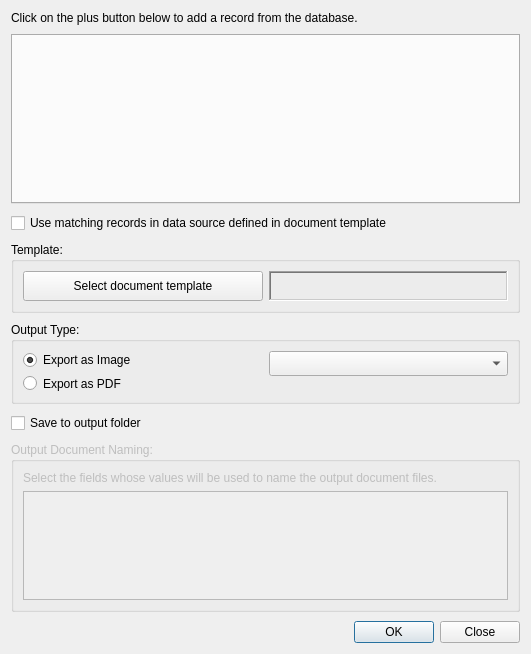
<?xml version="1.0" encoding="UTF-8"?>
<ui version="4.0">
 <class>DocumentGeneratorDialog</class>
 <widget class="QDialog" name="DocumentGeneratorDialog">
  <property name="geometry">
   <rect>
    <x>0</x>
    <y>0</y>
    <width>531</width>
    <height>654</height>
   </rect>
  </property>
  <property name="windowTitle">
   <string>Document Generator</string>
  </property>
  <layout class="QGridLayout" name="gridLayout">
   <property name="verticalSpacing">
    <number>9</number>
   </property>
   <item row="9" column="0">
    <widget class="QDialogButtonBox" name="buttonBox">
     <property name="orientation">
      <enum>Qt::Horizontal</enum>
     </property>
     <property name="standardButtons">
      <set>QDialogButtonBox::Close|QDialogButtonBox::Ok</set>
     </property>
    </widget>
   </item>
   <item row="1" column="0">
    <widget class="QLabel" name="label">
     <property name="maximumSize">
      <size>
       <width>16777215</width>
       <height>25</height>
      </size>
     </property>
     <property name="text">
      <string>&lt;html&gt;&lt;head/&gt;&lt;body&gt;&lt;p&gt;Click on the plus button below to add a record from the database.&lt;/p&gt;&lt;/body&gt;&lt;/html&gt;</string>
     </property>
     <property name="wordWrap">
      <bool>true</bool>
     </property>
    </widget>
   </item>
   <item row="2" column="0">
    <widget class="QTabWidget" name="tabWidget">
     <property name="minimumSize">
      <size>
       <width>0</width>
       <height>170</height>
      </size>
     </property>
     <property name="currentIndex">
      <number>-1</number>
     </property>
    </widget>
   </item>
   <item row="0" column="0">
    <layout class="QVBoxLayout" name="vlNotification"/>
   </item>
   <item row="7" column="0">
    <widget class="QGroupBox" name="gbDocNaming">
     <property name="enabled">
      <bool>false</bool>
     </property>
     <property name="maximumSize">
      <size>
       <width>16777215</width>
       <height>180</height>
      </size>
     </property>
     <property name="title">
      <string>Output Document Naming:</string>
     </property>
     <layout class="QGridLayout" name="gridLayout_3">
      <item row="1" column="0">
       <widget class="ModelAtrributesView" name="lstDocNaming">
        <property name="editTriggers">
         <set>QAbstractItemView::NoEditTriggers</set>
        </property>
       </widget>
      </item>
      <item row="0" column="0">
       <widget class="QLabel" name="label_2">
        <property name="text">
         <string>Select the fields whose values will be used to name the output document files.</string>
        </property>
       </widget>
      </item>
     </layout>
    </widget>
   </item>
   <item row="5" column="0">
    <widget class="QGroupBox" name="groupBox_2">
     <property name="minimumSize">
      <size>
       <width>0</width>
       <height>80</height>
      </size>
     </property>
     <property name="title">
      <string>Output Type:</string>
     </property>
     <layout class="QGridLayout" name="gridLayout_4">
      <item row="0" column="0">
       <widget class="QRadioButton" name="rbExpImage">
        <property name="text">
         <string>Export as Image</string>
        </property>
        <property name="checked">
         <bool>true</bool>
        </property>
       </widget>
      </item>
      <item row="0" column="1">
       <widget class="QComboBox" name="cboImageType">
        <property name="minimumSize">
         <size>
          <width>0</width>
          <height>25</height>
         </size>
        </property>
       </widget>
      </item>
      <item row="1" column="0" colspan="2">
       <widget class="QRadioButton" name="rbExpPDF">
        <property name="text">
         <string>Export as PDF</string>
        </property>
       </widget>
      </item>
     </layout>
    </widget>
   </item>
   <item row="6" column="0">
    <widget class="QCheckBox" name="chkUseOutputFolder">
     <property name="text">
      <string>Save to output folder</string>
     </property>
    </widget>
   </item>
   <item row="4" column="0">
    <widget class="QGroupBox" name="groupBox">
     <property name="minimumSize">
      <size>
       <width>0</width>
       <height>0</height>
      </size>
     </property>
     <property name="maximumSize">
      <size>
       <width>16777215</width>
       <height>16777215</height>
      </size>
     </property>
     <property name="title">
      <string>Template:</string>
     </property>
     <layout class="QGridLayout" name="gridLayout_2">
      <item row="0" column="0" colspan="2">
       <widget class="QPushButton" name="btnSelectTemplate">
        <property name="minimumSize">
         <size>
          <width>0</width>
          <height>30</height>
         </size>
        </property>
        <property name="text">
         <string>Select document template</string>
        </property>
        <property name="icon">
         <iconset resource="../resources.qrc">
          <normaloff>:/plugins/stdm/images/icons/document.png</normaloff>:/plugins/stdm/images/icons/document.png</iconset>
        </property>
       </widget>
      </item>
      <item row="0" column="2" colspan="2">
       <widget class="QLabel" name="lblTemplateName">
        <property name="minimumSize">
         <size>
          <width>0</width>
          <height>25</height>
         </size>
        </property>
        <property name="frameShape">
         <enum>QFrame::WinPanel</enum>
        </property>
        <property name="frameShadow">
         <enum>QFrame::Sunken</enum>
        </property>
        <property name="text">
         <string/>
        </property>
        <property name="textFormat">
         <enum>Qt::PlainText</enum>
        </property>
       </widget>
      </item>
     </layout>
    </widget>
   </item>
   <item row="3" column="0">
    <widget class="QCheckBox" name="chk_template_datasource">
     <property name="text">
      <string>Use matching records in data source defined in document template</string>
     </property>
    </widget>
   </item>
  </layout>
 </widget>
 <customwidgets>
  <customwidget>
   <class>ModelAtrributesView</class>
   <extends>QListView</extends>
   <header>customcontrols</header>
  </customwidget>
 </customwidgets>
 <resources>
  <include location="../resources.qrc"/>
 </resources>
 <connections>
  <connection>
   <sender>buttonBox</sender>
   <signal>rejected()</signal>
   <receiver>DocumentGeneratorDialog</receiver>
   <slot>reject()</slot>
   <hints>
    <hint type="sourcelabel">
     <x>316</x>
     <y>260</y>
    </hint>
    <hint type="destinationlabel">
     <x>286</x>
     <y>274</y>
    </hint>
   </hints>
  </connection>
 </connections>
</ui>
